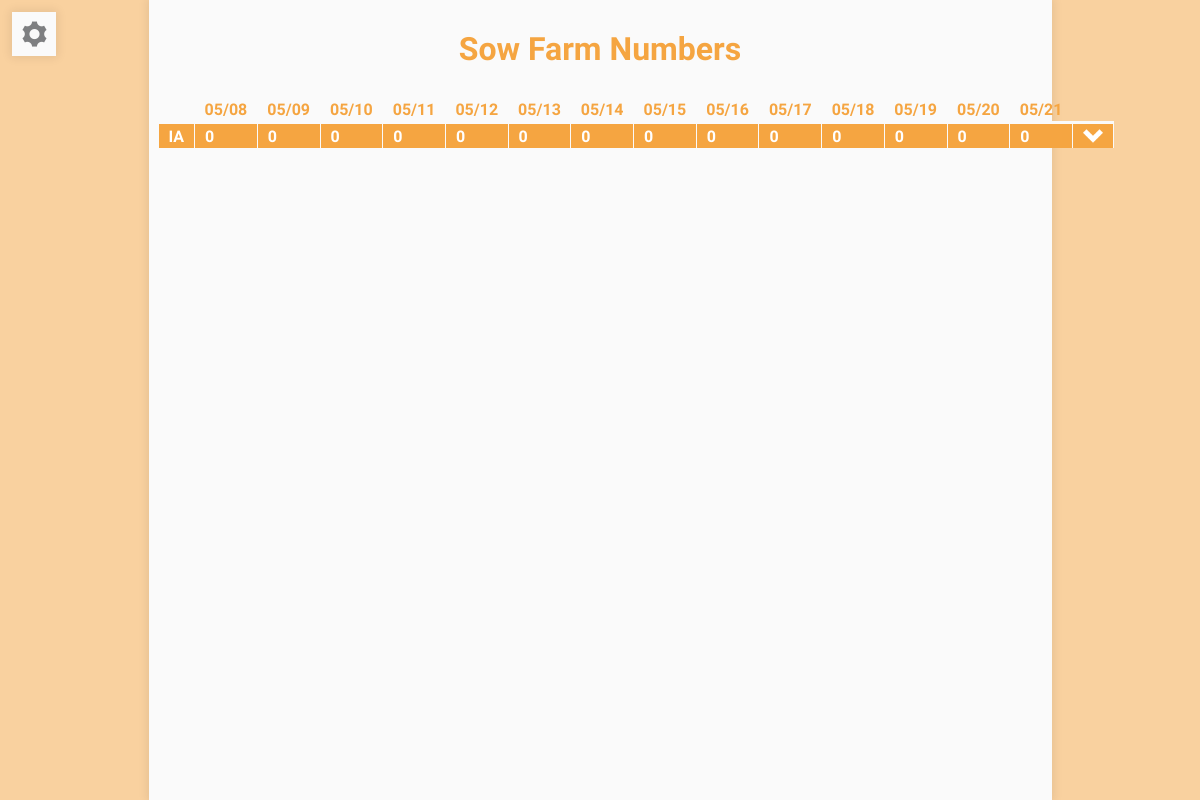
Page /submissions/ (signed in) on the earlier database version.
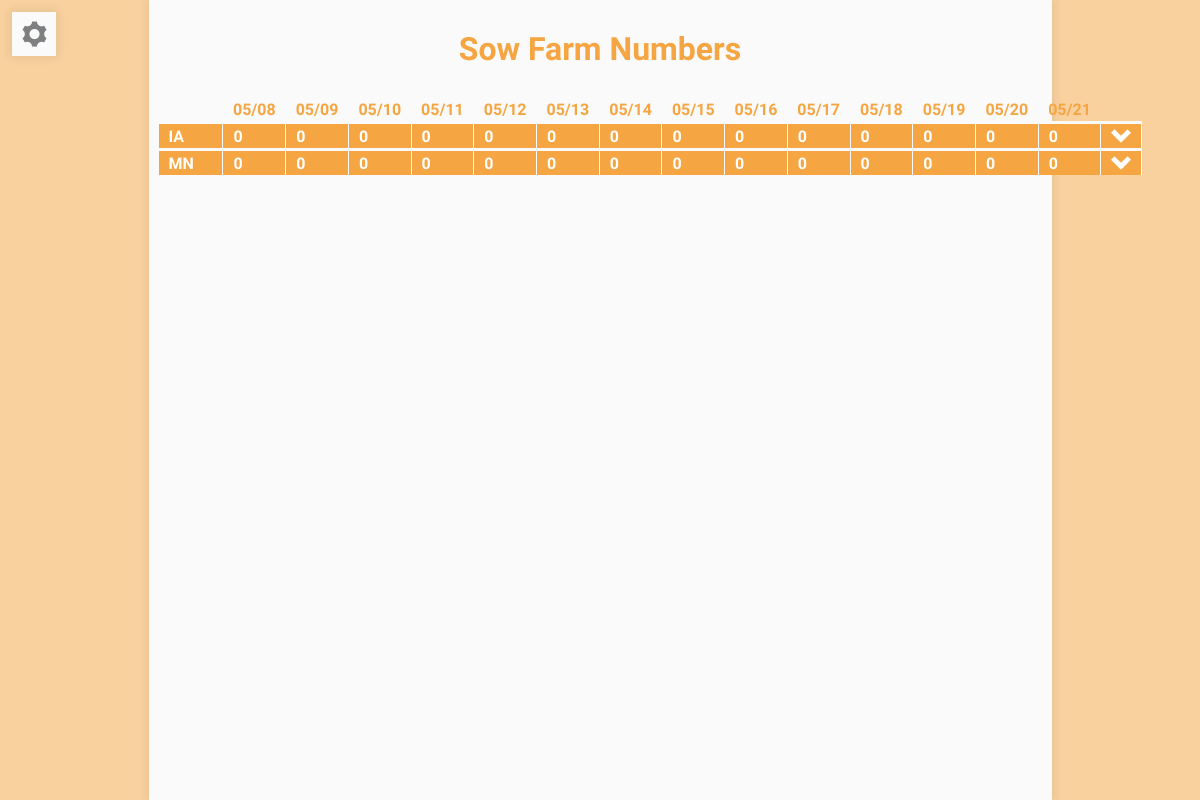
Same page on the later database version.
### mainForm/models.py (models this page shows)
class Flow(models.Model):
    abbreviation = models.CharField(max_length=5, default="aaa")
    name = models.CharField(max_length=100, default="aaa")
    def __str__(self):
        return self.abbreviation

### mainForm/views.py (the view)
# urls.py: url(r'^submissions/$', views.farm_submissions, name='farm_submissions'),
@login_required
def farm_submissions(request):
    entry_dates = []
    day = datetime.today()
    day_of_week = datetime.today().weekday()
    to_beginning_of_week = timedelta(days=day_of_week)
    beginning_of_week = day - to_beginning_of_week
    to_end_of_week = timedelta(days=13 - day_of_week)
    end_of_week = day + to_end_of_week
    delta = end_of_week - beginning_of_week         # timedelta
    for i in range(delta.days + 1):
        entry_dates.append(datetime.date(beginning_of_week + timedelta(days=i)))
    submissions = []
    for flow in Flow.objects.all():
        flow_data = []
        all_farms = User.objects.all().select_related('profile')
        farm_in_flow = all_farms.filter(profile__flow = flow)
        flow_totals = [0] * 14
        for farm in farm_in_flow:
            farm_entrys = []
            for counter, date in enumerate(entry_dates):
                farm_entry = PigEntry.objects.filter(farm = farm, entry_date = date)
                farm_entrys.append(farm_entry)
                if farm_entry:
                    flow_totals[counter] += (farm_entry[0].number_of_pigs)
            farm_entry_pair = (farm, farm_entrys)
            flow_data.append(farm_entry_pair)
        print(flow_totals)
        submissions.append((flow,flow_data,flow_totals))
    return render(request, 'mainForm/submissions.html', {'submissions':submissions, 'dates':entry_dates})

### mainForm/templates/mainForm/submissions.html (shortened to what this page needs)
{% extends 'mainForm/base.html' %}
{% load static %}
{% block content %}
{% include 'mainForm/sidebar.html' %}
 <div class="centered" id="submissions">
     <div class="centered shadowed"></div>
    <h1> Sow Farm Numbers</h1>
    <table>
        <thead>
            <tr>
                <td>
                {% for date in dates %}
                    <td>{{date|date:"m/d"}}</td>
                {% endfor %}
                <td></td>
            </tr>
        </thead>
        <tbody>
            {% for flow in submissions %}
                <tr class="flow" id="{{flow.0}}">
                    <td>{{flow.0}}</td>
                    {% for total in flow.2 %}
                        <td>
                            {{total}}
                        </td>
                    {% endfor %}
                    <td> <image src="{% static 'images/arrow-right.png' %}"></td>
                </tr>
                {% for farm in flow.1 %}
                    <tr class="{{flow.0}}">
                        <td class = "collapsable"> <div>{{farm.0}}</div></td>
                        {% for farm_submission in farm.1%}
                            <td class = "collapsable"><div>{{farm_submission.0.number_of_pigs}}</div></td>
                        {% endfor %}
                        <td class="collapsable"><div></div></td>
                    </tr>
                {% endfor %}
            {% endfor %}
        </tbody>
    </table>
 </div>
{% endblock %}

### mainForm/templates/mainForm/base.html (shortened to what this page needs)
{% load static %}
<html>
    <head>
        <link rel="stylesheet" href="//code.jquery.com/ui/1.12.1/themes/base/jquery-ui.css">
        <link rel="stylesheet" href="{% static 'css/mainForm.css' %}">
    </head>
    <body>
       <div class="content">
            {% block content %}
            {% endblock %}
        </div>
    </body>
</html>

### mainForm/templates/mainForm/sidebar.html (shortened to what this page needs)
<div class="menu icon-cog">
    <div class="menu_inner shadowed">
    </div>
</div>

### mainForm/static/css/mainForm.css (style rules this page uses)
body { font-family: Oswald, sans-serif; background:rgba(245, 165, 65, 0.5); width:100%; overflow-x:hidden; }
.centered { width:auto; height:auto; margin: auto; position: absolute; top: 0; left: 0; bottom: 0; right: 0; background:#fafafa; }
.shadowed { box-shadow: 0 0px 9px 2px rgba(0,0,0,0.08); }
h1 { color:#f5a541; margin:30px; }
[class^="icon-"], [class*=" icon-"] { font-family: 'icomoon' !important; speak: none; font-style: normal; font-weight: normal; font-variant: normal; text-transform: none; line-height: 1; -webkit-font-smoothing: antialiased; -moz-osx-font-smoothing: grayscale; }
.icon-cog:before { content: "\e994"; }
thead { color:#f5a541; }
td { padding:2px 10px; }
tr { border-bottom: 2px solid #7e7f81; }
thead td { margin:5px 2px; border-bottom:solid 3px #f5a541; }
.menu { color:#fafafa; position: fixed; left:12px; top:12px; z-index:4; }
.menu::before { z-index: 2; transition: color .3s; cursor: pointer; font-size:25px; position: absolute; color:#7e7f81; left:10px; top:10px; }
.menu .menu_inner { -webkit-transition: width 0.3s, height 0.3s; transition: width 0.3s, height 0.3s; z-index: 1; background:#fafafa; position:absolute; top:0px; left:0px; width:44px; height:44px; -webkit-transform-origin: 0% 0%; transform-origin: 0% 0%; }
#submissions { height:auto; background:transparent; width:903px; }
#submissions .centered { z-index:-1; position: fixed; width:903px; }
#submissions .flow { background:#f5a541; font-weight:bold; color: white; border-top:3px solid #fafafa; cursor:pointer; }
#submissions .flow img { width:20px; height:20px; transform:rotate(90deg); transition: all .3s; }
#submissions table { border-collapse: collapse; margin:20px 10px; }
#submissions tr { border-bottom:none; }
#submissions table td { margin:0; }
#submissions td:first-child { border-left:none; }
#submissions td:last-child { border-right:none; }
#submissions .collapsable { padding: 0; border:none; }
#submissions thead td { border-bottom:none; font-weight: bold; }
#submissions h1 { text-align: center; }
#submissions .flow td { border-right:1px solid #fafafa !important; border-bottom:none; }
.centered { transition: left .2s, height 0s; }

Differences in the rows shown:
added Flow: abbreviation "MN", 2 "0" "0" "0" "0" "0" "0" "0" "0" "0" "0" "0" "0" "0" "0"
